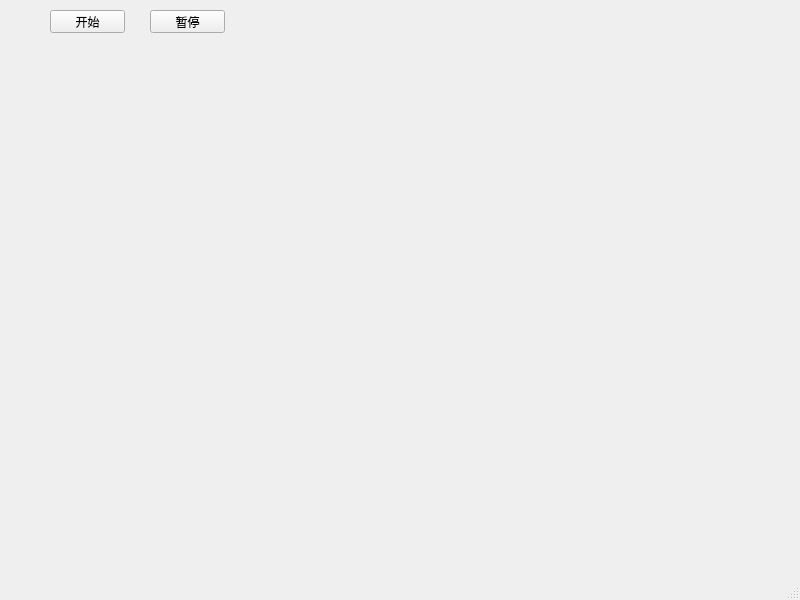
<?xml version="1.0" encoding="UTF-8"?>
<ui version="4.0">
 <class>MainWindow</class>
 <widget class="QMainWindow" name="MainWindow">
  <property name="geometry">
   <rect>
    <x>0</x>
    <y>0</y>
    <width>800</width>
    <height>600</height>
   </rect>
  </property>
  <property name="windowTitle">
   <string>MainWindow</string>
  </property>
  <widget class="QWidget" name="centralwidget">
   <widget class="QPushButton" name="StartButton">
    <property name="geometry">
     <rect>
      <x>50</x>
      <y>10</y>
      <width>75</width>
      <height>23</height>
     </rect>
    </property>
    <property name="text">
     <string>开始</string>
    </property>
   </widget>
   <widget class="QPushButton" name="PauseButton">
    <property name="geometry">
     <rect>
      <x>150</x>
      <y>10</y>
      <width>75</width>
      <height>23</height>
     </rect>
    </property>
    <property name="text">
     <string>暂停</string>
    </property>
   </widget>
   <widget class="MplCabvasWrapper" name="mplCanvas" native="true">
    <property name="geometry">
     <rect>
      <x>10</x>
      <y>40</y>
      <width>771</width>
      <height>351</height>
     </rect>
    </property>
    <property name="sizePolicy">
     <sizepolicy hsizetype="Expanding" vsizetype="Expanding">
      <horstretch>0</horstretch>
      <verstretch>0</verstretch>
     </sizepolicy>
    </property>
   </widget>
  </widget>
  <widget class="QMenuBar" name="menubar">
   <property name="geometry">
    <rect>
     <x>0</x>
     <y>0</y>
     <width>800</width>
     <height>23</height>
    </rect>
   </property>
  </widget>
  <widget class="QStatusBar" name="statusbar"/>
 </widget>
 <customwidgets>
  <customwidget>
   <class>MplCabvasWrapper</class>
   <extends>QWidget</extends>
   <header>mplcabvaswrapper.h</header>
   <container>1</container>
  </customwidget>
 </customwidgets>
 <resources/>
 <connections/>
</ui>
